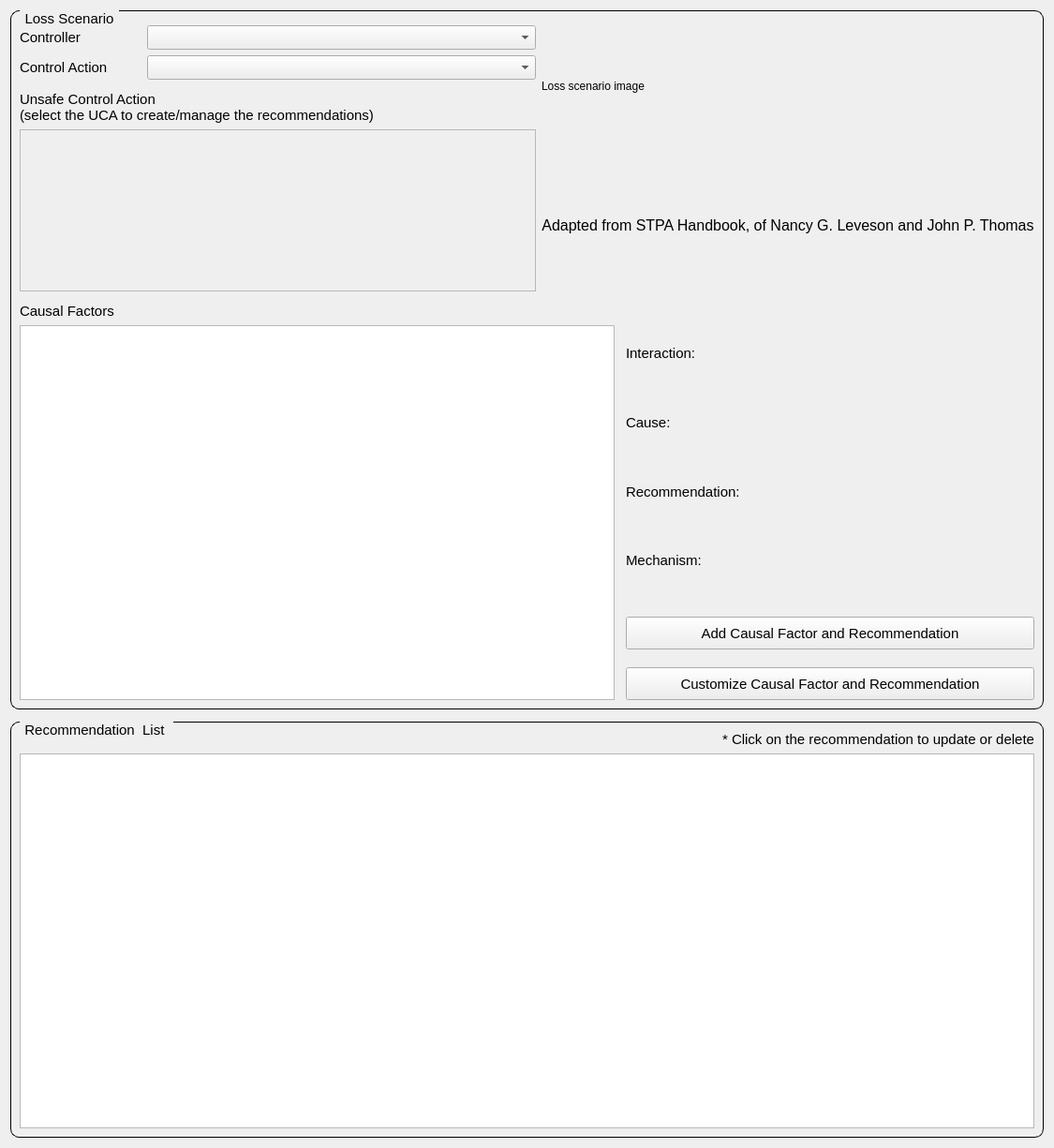
          <widget class="QWidget" name="scrollAreaWidgetContents_5">
           <property name="geometry">
            <rect>
             <x>0</x>
             <y>0</y>
             <width>1125</width>
             <height>1225</height>
            </rect>
           </property>
           <layout class="QGridLayout" name="gridLayout_16">
            <item row="0" column="0">
             <layout class="QGridLayout" name="gridLayout_15">
              <item row="1" column="0">
               <spacer name="verticalSpacer_41">
                <property name="orientation">
                 <enum>Qt::Vertical</enum>
                </property>
                <property name="sizeType">
                 <enum>QSizePolicy::Maximum</enum>
                </property>
                <property name="sizeHint" stdset="0">
                 <size>
                  <width>20</width>
                  <height>25</height>
                 </size>
                </property>
               </spacer>
              </item>
              <item row="0" column="0">
               <widget class="QGroupBox" name="groupBox_6">
                <property name="styleSheet">
                 <string notr="true">QGroupBox {
    border: 1px solid black;
    border-radius: 9px;
    margin-top: 0.5em;
    font-size: 15px;
}

QGroupBox::title {
    subcontrol-origin: margin;
    left: 10px;
    padding: 0 3px 0 3px;
}</string>
                </property>
                <property name="title">
                 <string>Loss Scenario</string>
                </property>
                <layout class="QGridLayout" name="gridLayout_14">
                 <item row="0" column="0">
                  <layout class="QHBoxLayout" name="horizontalLayout_126">
                   <item>
                    <layout class="QVBoxLayout" name="verticalLayout_57">
                     <item>
                      <layout class="QHBoxLayout" name="horizontalLayout_64">
                       <property name="topMargin">
                        <number>6</number>
                       </property>
                       <item>
                        <widget class="QLabel" name="label_31">
                         <property name="minimumSize">
                          <size>
                           <width>130</width>
                           <height>0</height>
                          </size>
                         </property>
                         <property name="maximumSize">
                          <size>
                           <width>130</width>
                           <height>16777215</height>
                          </size>
                         </property>
                         <property name="font">
                          <font>
                           <pointsize>11</pointsize>
                          </font>
                         </property>
                         <property name="text">
                          <string>Controller</string>
                         </property>
                        </widget>
                       </item>
                       <item>
                        <widget class="QComboBox" name="combobox_fourth_controller">
                         <property name="font">
                          <font>
                           <pointsize>11</pointsize>
                          </font>
                         </property>
                         <property name="focusPolicy">
                          <enum>Qt::StrongFocus</enum>
                         </property>
                        </widget>
                       </item>
                      </layout>
                     </item>
                     <item>
                      <layout class="QHBoxLayout" name="horizontalLayout_63">
                       <item>
                        <widget class="QLabel" name="label_12">
                         <property name="minimumSize">
                          <size>
                           <width>130</width>
                           <height>0</height>
                          </size>
                         </property>
                         <property name="maximumSize">
                          <size>
                           <width>130</width>
                           <height>16777215</height>
                          </size>
                         </property>
                         <property name="font">
                          <font>
                           <pointsize>11</pointsize>
                          </font>
                         </property>
                         <property name="text">
                          <string>Control Action</string>
                         </property>
                        </widget>
                       </item>
                       <item>
                        <widget class="QComboBox" name="combobox_fourth_control_action">
                         <property name="font">
                          <font>
                           <pointsize>11</pointsize>
                          </font>
                         </property>
                         <property name="focusPolicy">
                          <enum>Qt::StrongFocus</enum>
                         </property>
                        </widget>
                       </item>
                      </layout>
                     </item>
                     <item>
                      <layout class="QVBoxLayout" name="verticalLayout_75">
                       <property name="topMargin">
                        <number>6</number>
                       </property>
                       <item>
                        <widget class="QLabel" name="label_33">
                         <property name="minimumSize">
                          <size>
                           <width>0</width>
                           <height>0</height>
                          </size>
                         </property>
                         <property name="maximumSize">
                          <size>
                           <width>16777215</width>
                           <height>16777215</height>
                          </size>
                         </property>
                         <property name="font">
                          <font>
                           <pointsize>11</pointsize>
                          </font>
                         </property>
                         <property name="text">
                          <string>Unsafe Control Action
(select the UCA to create/manage the recommendations)</string>
                         </property>
                        </widget>
                       </item>
                       <item>
                        <widget class="QListWidget" name="listwidget_fourth_uca">
                         <property name="enabled">
                          <bool>false</bool>
                         </property>
                         <property name="minimumSize">
                          <size>
                           <width>0</width>
                           <height>150</height>
                          </size>
                         </property>
                         <property name="maximumSize">
                          <size>
                           <width>16777215</width>
                           <height>16777215</height>
                          </size>
                         </property>
                         <property name="alternatingRowColors">
                          <bool>true</bool>
                         </property>
                        </widget>
                       </item>
                      </layout>
                     </item>
                    </layout>
                   </item>
                   <item>
                    <layout class="QVBoxLayout" name="verticalLayout_61">
                     <item>
                      <widget class="QLabel" name="label_fourth_loss_img">
                       <property name="minimumSize">
                        <size>
                         <width>0</width>
                         <height>0</height>
                        </size>
                       </property>
                       <property name="maximumSize">
                        <size>
                         <width>16777215</width>
                         <height>16777215</height>
                        </size>
                       </property>
                       <property name="text">
                        <string>Loss scenario image</string>
                       </property>
                      </widget>
                     </item>
                     <item>
                      <widget class="QLabel" name="label_55">
                       <property name="font">
                        <font>
                         <pointsize>12</pointsize>
                        </font>
                       </property>
                       <property name="text">
                        <string>Adapted from STPA Handbook, of Nancy G. Leveson and John P. Thomas</string>
                       </property>
                       <property name="alignment">
                        <set>Qt::AlignCenter</set>
                       </property>
                      </widget>
                     </item>
                    </layout>
                   </item>
                  </layout>
                 </item>
                 <item row="1" column="0">
                  <layout class="QHBoxLayout" name="horizontalLayout_107">
                   <property name="topMargin">
                    <number>6</number>
                   </property>
                   <item>
                    <layout class="QVBoxLayout" name="verticalLayout_63">
                     <item>
                      <widget class="QLabel" name="label_34">
                       <property name="minimumSize">
                        <size>
                         <width>130</width>
                         <height>0</height>
                        </size>
                       </property>
                       <property name="maximumSize">
                        <size>
                         <width>130</width>
                         <height>16777215</height>
                        </size>
                       </property>
                       <property name="font">
                        <font>
                         <pointsize>11</pointsize>
                        </font>
                       </property>
                       <property name="text">
                        <string>Causal Factors</string>
                       </property>
                      </widget>
                     </item>
                     <item>
                      <widget class="QListWidget" name="listwidget_fourth_causal_factor">
                       <property name="minimumSize">
                        <size>
                         <width>600</width>
                         <height>400</height>
                        </size>
                       </property>
                       <property name="font">
                        <font>
                         <pointsize>11</pointsize>
                        </font>
                       </property>
                       <property name="alternatingRowColors">
                        <bool>true</bool>
                       </property>
                       <property name="wordWrap">
                        <bool>true</bool>
                       </property>
                      </widget>
                     </item>
                    </layout>
                   </item>
                   <item>
                    <layout class="QVBoxLayout" name="verticalLayout_62">
                     <property name="leftMargin">
                      <number>6</number>
                     </property>
                     <item>
                      <spacer name="verticalSpacer_40">
                       <property name="orientation">
                        <enum>Qt::Vertical</enum>
                       </property>
                       <property name="sizeType">
                        <enum>QSizePolicy::Maximum</enum>
                       </property>
                       <property name="sizeHint" stdset="0">
                        <size>
                         <width>20</width>
                         <height>20</height>
                        </size>
                       </property>
                      </spacer>
                     </item>
                     <item>
                      <layout class="QHBoxLayout" name="horizontalLayout_65">
                       <item>
                        <widget class="QLabel" name="label_fourth_interaction">
                         <property name="minimumSize">
                          <size>
                           <width>130</width>
                           <height>0</height>
                          </size>
                         </property>
                         <property name="maximumSize">
                          <size>
                           <width>130</width>
                           <height>16777215</height>
                          </size>
                         </property>
                         <property name="font">
                          <font>
                           <pointsize>11</pointsize>
                          </font>
                         </property>
                         <property name="text">
                          <string>Interaction:</string>
                         </property>
                        </widget>
                       </item>
                       <item>
                        <widget class="QLabel" name="label_fourth_interaction_desc">
                         <property name="minimumSize">
                          <size>
                           <width>300</width>
                           <height>0</height>
                          </size>
                         </property>
                         <property name="maximumSize">
                          <size>
                           <width>16777215</width>
                           <height>16777215</height>
                          </size>
                         </property>
                         <property name="font">
                          <font>
                           <pointsize>11</pointsize>
                          </font>
                         </property>
                         <property name="text">
                          <string/>
                         </property>
                         <property name="wordWrap">
                          <bool>true</bool>
                         </property>
                        </widget>
                       </item>
                      </layout>
                     </item>
                     <item>
                      <layout class="QHBoxLayout" name="horizontalLayout_99">
                       <item>
                        <widget class="QLabel" name="label_89">
                         <property name="minimumSize">
                          <size>
                           <width>130</width>
                           <height>0</height>
                          </size>
                         </property>
                         <property name="maximumSize">
                          <size>
                           <width>130</width>
                           <height>16777215</height>
                          </size>
                         </property>
                         <property name="font">
                          <font>
                           <pointsize>11</pointsize>
                          </font>
                         </property>
                         <property name="text">
                          <string>Cause:</string>
                         </property>
                        </widget>
                       </item>
                       <item>
                        <widget class="QLabel" name="label_fourth_cause">
                         <property name="minimumSize">
                          <size>
                           <width>300</width>
                           <height>0</height>
                          </size>
                         </property>
                         <property name="maximumSize">
                          <size>
                           <width>16777215</width>
                           <height>16777215</height>
                          </size>
                         </property>
                         <property name="font">
                          <font>
                           <pointsize>11</pointsize>
                          </font>
                         </property>
                         <property name="text">
                          <string/>
                         </property>
                         <property name="wordWrap">
                          <bool>true</bool>
                         </property>
                        </widget>
                       </item>
                      </layout>
                     </item>
                     <item>
                      <layout class="QHBoxLayout" name="horizontalLayout_101">
                       <item>
                        <widget class="QLabel" name="label_99">
                         <property name="minimumSize">
                          <size>
                           <width>130</width>
                           <height>0</height>
                          </size>
                         </property>
                         <property name="maximumSize">
                          <size>
                           <width>130</width>
                           <height>16777215</height>
                          </size>
                         </property>
                         <property name="font">
                          <font>
                           <pointsize>11</pointsize>
                          </font>
                         </property>
                         <property name="text">
                          <string>Recommendation:</string>
                         </property>
                        </widget>
                       </item>
                       <item>
                        <widget class="QLabel" name="label_fourth_recommendation">
                         <property name="minimumSize">
                          <size>
                           <width>300</width>
                           <height>0</height>
                          </size>
                         </property>
                         <property name="maximumSize">
                          <size>
                           <width>16777215</width>
                           <height>16777215</height>
                          </size>
                         </property>
                         <property name="font">
                          <font>
                           <pointsize>11</pointsize>
                          </font>
                         </property>
                         <property name="text">
                          <string/>
                         </property>
                         <property name="wordWrap">
                          <bool>true</bool>
                         </property>
                        </widget>
                       </item>
                      </layout>
                     </item>
                     <item>
                      <layout class="QHBoxLayout" name="horizontalLayout_106">
                       <item>
                        <widget class="QLabel" name="label_100">
                         <property name="minimumSize">
                          <size>
                           <width>130</width>
                           <height>0</height>
                          </size>
                         </property>
                         <property name="maximumSize">
                          <size>
                           <width>130</width>
                           <height>16777215</height>
                          </size>
                         </property>
                         <property name="font">
                          <font>
                           <pointsize>11</pointsize>
                          </font>
                         </property>
                         <property name="text">
                          <string>Mechanism:</string>
                         </property>
                        </widget>
                       </item>
                       <item>
                        <widget class="QLabel" name="label_fourth_mechanism">
                         <property name="minimumSize">
                          <size>
                           <width>300</width>
                           <height>0</height>
                          </size>
                         </property>
                         <property name="maximumSize">
                          <size>
                           <width>16777215</width>
                           <height>16777215</height>
                          </size>
                         </property>
                         <property name="font">
                          <font>
                           <pointsize>11</pointsize>
                          </font>
                         </property>
                         <property name="text">
                          <string/>
                         </property>
                         <property name="wordWrap">
                          <bool>true</bool>
                         </property>
                        </widget>
                       </item>
                      </layout>
                     </item>
                     <item>
                      <spacer name="verticalSpacer_29">
                       <property name="orientation">
                        <enum>Qt::Vertical</enum>
                       </property>
                       <property name="sizeType">
                        <enum>QSizePolicy::Maximum</enum>
                       </property>
                       <property name="sizeHint" stdset="0">
                        <size>
                         <width>20</width>
                         <height>20</height>
                        </size>
                       </property>
                      </spacer>
                     </item>
                     <item>
                      <widget class="QPushButton" name="button_fourth_add_causal_factor">
                       <property name="minimumSize">
                        <size>
                         <width>350</width>
                         <height>35</height>
                        </size>
                       </property>
                       <property name="maximumSize">
                        <size>
                         <width>16777215</width>
                         <height>35</height>
                        </size>
                       </property>
                       <property name="font">
                        <font>
                         <pointsize>11</pointsize>
                        </font>
                       </property>
                       <property name="text">
                        <string>Add Causal Factor and Recommendation</string>
                       </property>
                      </widget>
                     </item>
                     <item>
                      <spacer name="verticalSpacer_28">
                       <property name="orientation">
                        <enum>Qt::Vertical</enum>
                       </property>
                       <property name="sizeType">
                        <enum>QSizePolicy::Maximum</enum>
                       </property>
                       <property name="sizeHint" stdset="0">
                        <size>
                         <width>20</width>
                         <height>13</height>
                        </size>
                       </property>
                      </spacer>
                     </item>
                     <item>
                      <widget class="QPushButton" name="button_fourth_create_causal_factor">
                       <property name="minimumSize">
                        <size>
                         <width>350</width>
                         <height>35</height>
                        </size>
                       </property>
                       <property name="maximumSize">
                        <size>
                         <width>16777215</width>
                         <height>35</height>
                        </size>
                       </property>
                       <property name="font">
                        <font>
                         <pointsize>11</pointsize>
                        </font>
                       </property>
                       <property name="text">
                        <string>Customize Causal Factor and Recommendation</string>
                       </property>
                      </widget>
                     </item>
                    </layout>
                   </item>
                  </layout>
                 </item>
                </layout>
               </widget>
              </item>
              <item row="2" column="0">
               <widget class="QGroupBox" name="groupBox_8">
                <property name="styleSheet">
                 <string notr="true">QGroupBox {
    border: 1px solid black;
    border-radius: 9px;
    margin-top: 0.5em;
    font-size: 15px;
}

QGroupBox::title {
    subcontrol-origin: margin;
    left: 10px;
    padding: 0 3px 0 3px;
}</string>
                </property>
                <property name="title">
                 <string>Recommendation  List </string>
                </property>
                <layout class="QGridLayout" name="gridLayout_77">
                 <item row="0" column="0">
                  <widget class="QLabel" name="label_64">
                   <property name="maximumSize">
                    <size>
                     <width>16777215</width>
                     <height>16777215</height>
                    </size>
                   </property>
                   <property name="font">
                    <font>
                     <pointsize>11</pointsize>
                    </font>
                   </property>
                   <property name="text">
                    <string>* Click on the recommendation to update or delete</string>
                   </property>
                   <property name="alignment">
                    <set>Qt::AlignRight|Qt::AlignTrailing|Qt::AlignVCenter</set>
                   </property>
                  </widget>
                 </item>
                 <item row="1" column="0">
                  <widget class="QListWidget" name="listwidget_fourth_requirement">
                   <property name="minimumSize">
                    <size>
                     <width>0</width>
                     <height>400</height>
                    </size>
                   </property>
                   <property name="font">
                    <font>
                     <pointsize>11</pointsize>
                    </font>
                   </property>
                   <property name="horizontalScrollBarPolicy">
                    <enum>Qt::ScrollBarAsNeeded</enum>
                   </property>
                   <property name="alternatingRowColors">
                    <bool>true</bool>
                   </property>
                   <property name="wordWrap">
                    <bool>true</bool>
                   </property>
                  </widget>
                 </item>
                </layout>
               </widget>
              </item>
             </layout>
            </item>
           </layout>
          </widget>
